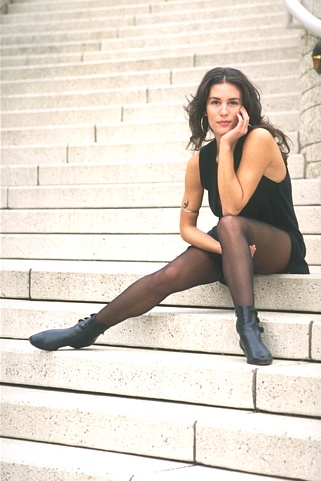
#> input picture Experiments/Image Segmentation exp - v2/Image7/181021.jpg, 321 x 481 px
$ jupyter execute __kmeans-workingWithVq.ipynb
#> lines starting #> are read from the running program, lines starting #| are printed output that depends on the picture
[cell 1]
import numpy as np
import pandas as pd
import cv2 as cv
from matplotlib import pyplot as plt
from sklearn.cluster import KMeans

[cell 2]
img=cv.imread('181021.jpg')
#> img is the input picture: shape (481, 321, 3); mean B, G, R 199, 210.5, 220
img=cv.cvtColor(img,cv.COLOR_BGR2RGB)

plt.imshow(img)
plt.xticks([])
plt.yticks([])
plt.grid(False)
plt.show()
pic=cv.cvtColor(img,cv.COLOR_RGB2LUV)
#> pic: shape (481, 321, 3); mean of channels 0, 1, 2 214.3, 101.2, 145.8
plt.imshow(pic)

[cell 3]
#resize the image
img = cv.resize(pic, dsize=(200, 200))
#> img: shape (200, 200, 3); mean of channels 0, 1, 2 214.2, 101.1, 145.7

#
# rearange the image array with the block size of four
#

i=0
j=0
luv=[]

for h in range(100):
    j=0
    for k in range(100):
        luv.append([
            [img[i,j,0],img[i+1,j,0],img[i,j+1,0],img[i+1,j+1,0]],
            [img[i,j,1],img[i+1,j,1],img[i,j+1,1],img[i+1,j+1,1]],
            [img[i,j,2],img[i+1,j,2],img[i,j+1,2],img[i+1,j+1,2]]
        ])

        j=j+2
    i=i+2
#> after the loop, i = 200; luv = 10000 items

luva=np.reshape(np.array(luv),(100,100,3,4))
print('luva.shape',luva.shape)
#| luva.shape (100, 100, 3, 4)

# re-asign the new array format to the image
pic=luva
print('pic.shape',pic.shape)
#| pic.shape (100, 100, 3, 4)

pic_n = pic.reshape(pic.shape[0]*pic.shape[1]* pic.shape[2], pic.shape[3])
print('pic_n.shape',pic_n.shape)
#| pic_n.shape (30000, 4)

[cell 4]
import time as t
clusterssize=[2,3,4,5,6,7,8,9,10]
timearray=[]
error=[]
segementedImg=[]

[cell 5]
for i in clusterssize:

    start=t.time()
    kmeans = KMeans(n_clusters=i, random_state=0,max_iter=50).fit(pic_n)
    timearray.append(t.time()-start)
    segementedImg.append(kmeans.labels_)
    pic2show = kmeans.cluster_centers_[kmeans.labels_]

    cluster_pic = pic2show.reshape(pic.shape[0],pic.shape[1], pic.shape[2], pic.shape[3])

    error.append(np.linalg.norm(pic-cluster_pic))
    print(i)
#> after the loop, error = [8761.4, 5225.2, 4976.3, 4572.8, 4152.8, 3507.1, 3368.4, 3063.7, 3028.5]; segementedImg = 9 items; timearray = [0.034, 0.0147, 0.0147, 0.0153, 0.0158, 0.0192, 0.0224, 0.0243, 0.027]

[cell 6]
#convert back the clustered image to the original form
#decoding

temp=np.zeros((200,200,3))
i=0
j=0
for h in range(100):
    j=0
    for k in range(100):
        val=cluster_pic[h,k,:,:]

        temp[i,j,0]=val[0][0]
        temp[i+1,j,0]=val[0][1]
        temp[i,j+1,0]=val[0][2]
        temp[i+1,j+1,0]=val[0][3]

        temp[i,j,1]=val[1][0]
        temp[i+1,j,1]=val[1][1]
        temp[i,j+1,1]=val[1][2]
        temp[i+1,j+1,1]=val[1][3]

        temp[i,j,2]=val[2][0]
        temp[i+1,j,2]=val[2][1]
        temp[i,j+1,2]=val[2][2]
        temp[i+1,j+1,2]=val[2][3]

        j=j+2
    i=i+2
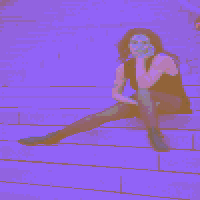
#> temp: shape (200, 200, 3) float64; mean of channels 0, 1, 2 213.9, 101.1, 146; drawn as B, G, R
#> after the loop, i = 200


temp=cv.cvtColor((temp).astype('uint8'),cv.COLOR_LUV2RGB)
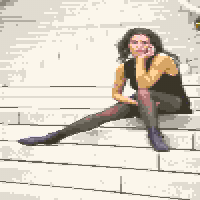
#> temp: shape (200, 200, 3); mean R, G, B 216.9, 209.4, 197.2
plt.imshow(temp)
plt.xticks([])
plt.yticks([])
plt.imshow(temp)
plt.savefig('kmeans_SegementdIMg.jpg')
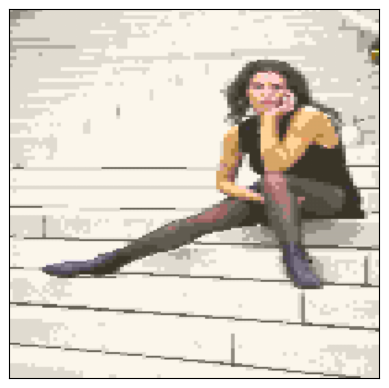
#> figure drawn by matplotlib, 1 panel
plt.show()

[cell 7]
plt.xlabel('Number of Clusters')
plt.ylabel('Error')
plt.plot(clusterssize,error)
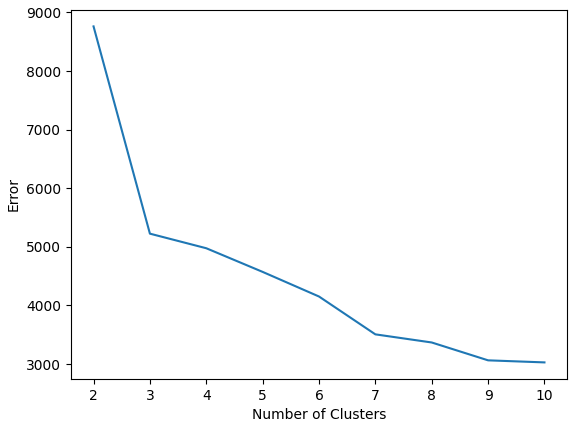
#> figure drawn by matplotlib, 1 panel

[cell 8]
plt.xlabel('Number of Clusters')
plt.ylabel('Time [Sec]')

plt.plot(np.arange(2,11,1),timearray)
np.savetxt("kmeans_error.csv", error, delimiter=",")
np.savetxt("kmeans_timearray.csv", timearray, delimiter=",")
np.savetxt("kmeans_segementedImg.csv", segementedImg, delimiter=",")
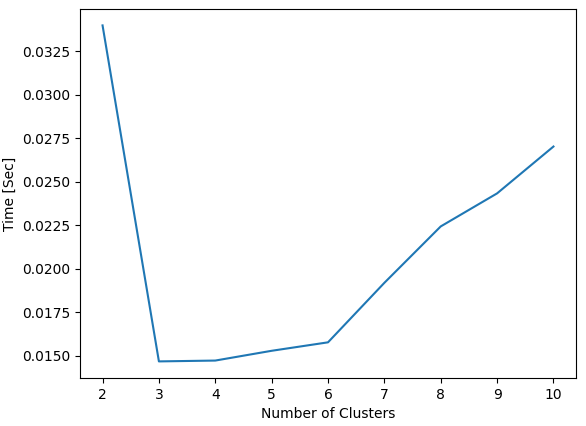
#> figure drawn by matplotlib, 1 panel

$ run again, with Experiments/Image Segmentation exp - v2/Image7/FCM_SegementdIMg.jpg copied over Experiments/Image Segmentation exp - v2/Image7/181021.jpg
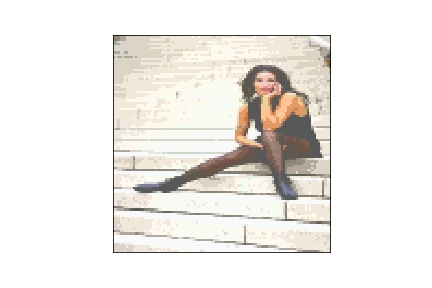
#> input picture Experiments/Image Segmentation exp - v2/Image7/FCM_SegementdIMg.jpg, 432 x 288 px
#> img is the input picture: shape (288, 432, 3); mean B, G, R 232.9, 237.1, 239.7
#> pic: shape (288, 432, 3); mean of channels 0, 1, 2 238.5, 97.5, 139.4
#> after the loop `for h in range(100):`: i = 200; luv = 10000 items
#| luva.shape (100, 100, 3, 4)
#| pic.shape (100, 100, 3, 4)
#| pic_n.shape (30000, 4)
#> after the loop `for i in clusterssize:`: error = [7364.1, 3947.8, 3660.4, 3026, 2770.3, 2376.8, 2321, 2283.3, 2001.7]; segementedImg = 9 items; timearray = [0.0332, 0.0119, 0.017, 0.0158, 0.0173, 0.0193, 0.0291, 0.0259, 0.0241]
#> after the loop `for h in range(100):`:
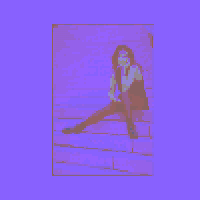
#> temp: shape (200, 200, 3) float64; mean of channels 0, 1, 2 238.1, 97.7, 139.4; drawn as B, G, R
#> after the loop `for h in range(100):`: i = 200
#> `[cell 8] plt.xlabel('Number of Clusters') plt.ylabel('Time [Sec]')  pl..`:
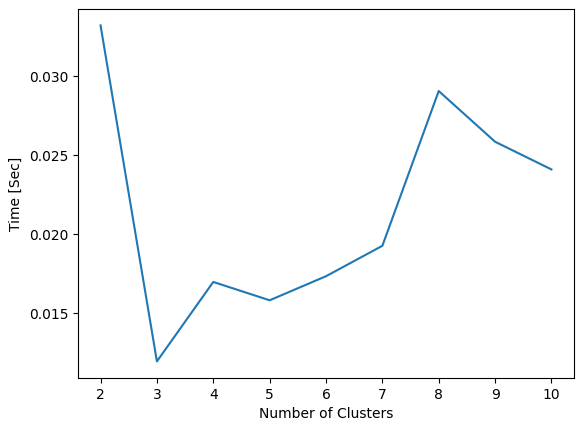
#> figure drawn by matplotlib, 1 panel

$ run again, with Experiments/Image Segmentation exp - v2/Image7/FCM_SegementdIMg_error_36.jpg copied over Experiments/Image Segmentation exp - v2/Image7/181021.jpg
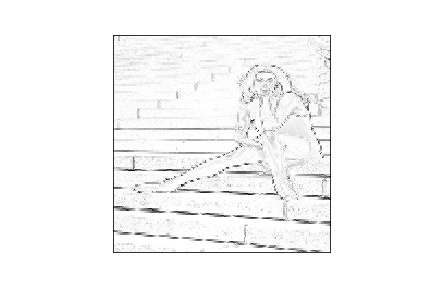
#> input picture Experiments/Image Segmentation exp - v2/Image7/FCM_SegementdIMg_error_36.jpg, 432 x 288 px
#> img is the input picture: shape (288, 432, 3); min 0, max 255, mean 247.3
#> pic: shape (288, 432, 3); mean of channels 0, 1, 2 247.8, 96, 136
#> img: shape (200, 200, 3); mean of channels 0, 1, 2 247.7, 96, 136
#> after the loop `for h in range(100):`: i = 200; luv = 10000 items
#| luva.shape (100, 100, 3, 4)
#| pic.shape (100, 100, 3, 4)
#| pic_n.shape (30000, 4)
#> after the loop `for i in clusterssize:`: error = [6870.5, 3647.1, 3197.6, 2755.4, 2475.1, 1946.3, 1799.6, 1678.2, 1603.3]; segementedImg = 9 items; timearray = [0.0281, 0.0105, 0.012, 0.0141, 0.017, 0.0234, 0.0236, 0.0299, 0.0328]
#> after the loop `for h in range(100):`:
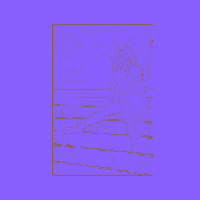
#> temp: shape (200, 200, 3) float64; mean of channels 0, 1, 2 247.6, 96, 136; drawn as B, G, R
#> after the loop `for h in range(100):`: i = 200
#> `[cell 8] plt.xlabel('Number of Clusters') plt.ylabel('Time [Sec]')  pl..`:
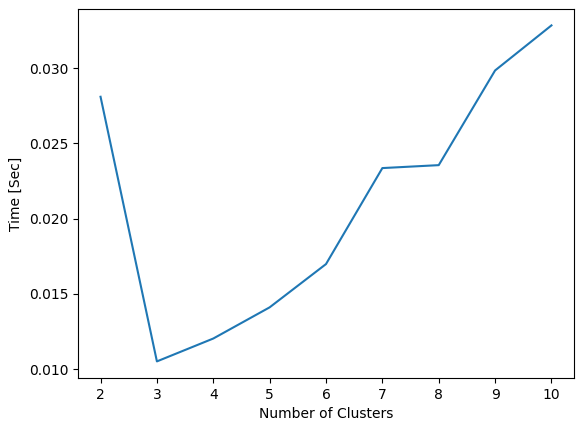
#> figure drawn by matplotlib, 1 panel
